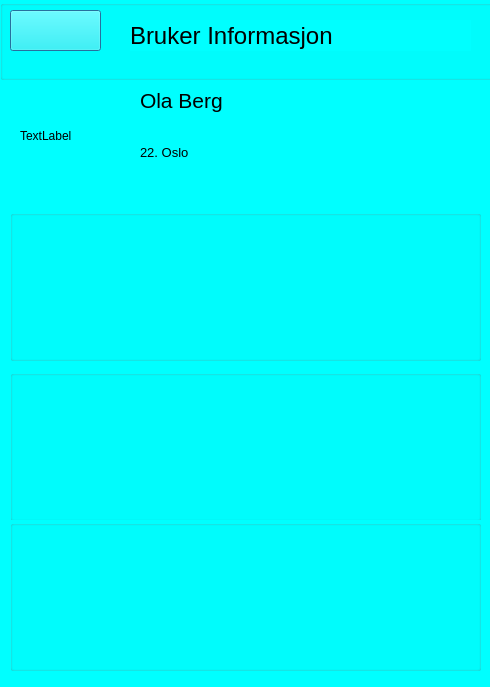
<?xml version="1.0" encoding="UTF-8"?>
<ui version="4.0">
 <class>patientInformationDialog</class>
 <widget class="QDialog" name="patientInformationDialog">
  <property name="geometry">
   <rect>
    <x>0</x>
    <y>0</y>
    <width>490</width>
    <height>687</height>
   </rect>
  </property>
  <property name="windowTitle">
   <string>Dialog</string>
  </property>
  <property name="styleSheet">
   <string notr="true">background-color: rgb(0, 255, 255);</string>
  </property>
  <widget class="QLabel" name="label">
   <property name="geometry">
    <rect>
     <x>20</x>
     <y>80</y>
     <width>101</width>
     <height>111</height>
    </rect>
   </property>
   <property name="text">
    <string>TextLabel</string>
   </property>
  </widget>
  <widget class="QLabel" name="label_2">
   <property name="geometry">
    <rect>
     <x>140</x>
     <y>80</y>
     <width>211</width>
     <height>41</height>
    </rect>
   </property>
   <property name="font">
    <font>
     <pointsize>16</pointsize>
    </font>
   </property>
   <property name="styleSheet">
    <string notr="true">color: rgb(0, 0, 0);</string>
   </property>
   <property name="text">
    <string>Ola Berg</string>
   </property>
  </widget>
  <widget class="QLabel" name="label_3">
   <property name="geometry">
    <rect>
     <x>140</x>
     <y>132</y>
     <width>131</width>
     <height>41</height>
    </rect>
   </property>
   <property name="font">
    <font>
     <pointsize>10</pointsize>
    </font>
   </property>
   <property name="styleSheet">
    <string notr="true">color: rgb(0, 0, 0);</string>
   </property>
   <property name="text">
    <string>22. Oslo</string>
   </property>
  </widget>
  <widget class="QGroupBox" name="groupBox">
   <property name="geometry">
    <rect>
     <x>0</x>
     <y>0</y>
     <width>501</width>
     <height>80</height>
    </rect>
   </property>
   <property name="title">
    <string/>
   </property>
   <widget class="QPushButton" name="pushButton">
    <property name="geometry">
     <rect>
      <x>10</x>
      <y>10</y>
      <width>91</width>
      <height>41</height>
     </rect>
    </property>
    <property name="styleSheet">
     <string notr="true">border-image: url(:/Assets/Buttons/gaa-tilbake_active.png);</string>
    </property>
    <property name="text">
     <string/>
    </property>
   </widget>
   <widget class="QLabel" name="label_4">
    <property name="geometry">
     <rect>
      <x>130</x>
      <y>20</y>
      <width>341</width>
      <height>31</height>
     </rect>
    </property>
    <property name="font">
     <font>
      <pointsize>18</pointsize>
     </font>
    </property>
    <property name="styleSheet">
     <string notr="true">color: rgb(0, 0, 0);</string>
    </property>
    <property name="text">
     <string>Bruker Informasjon</string>
    </property>
   </widget>
  </widget>
  <widget class="QGroupBox" name="groupBox_2">
   <property name="geometry">
    <rect>
     <x>10</x>
     <y>210</y>
     <width>471</width>
     <height>151</height>
    </rect>
   </property>
   <property name="title">
    <string/>
   </property>
  </widget>
  <widget class="QGroupBox" name="groupBox_3">
   <property name="geometry">
    <rect>
     <x>10</x>
     <y>370</y>
     <width>471</width>
     <height>151</height>
    </rect>
   </property>
   <property name="title">
    <string/>
   </property>
  </widget>
  <widget class="QGroupBox" name="groupBox_4">
   <property name="geometry">
    <rect>
     <x>10</x>
     <y>520</y>
     <width>471</width>
     <height>151</height>
    </rect>
   </property>
   <property name="title">
    <string/>
   </property>
  </widget>
 </widget>
 <resources/>
 <connections/>
</ui>
